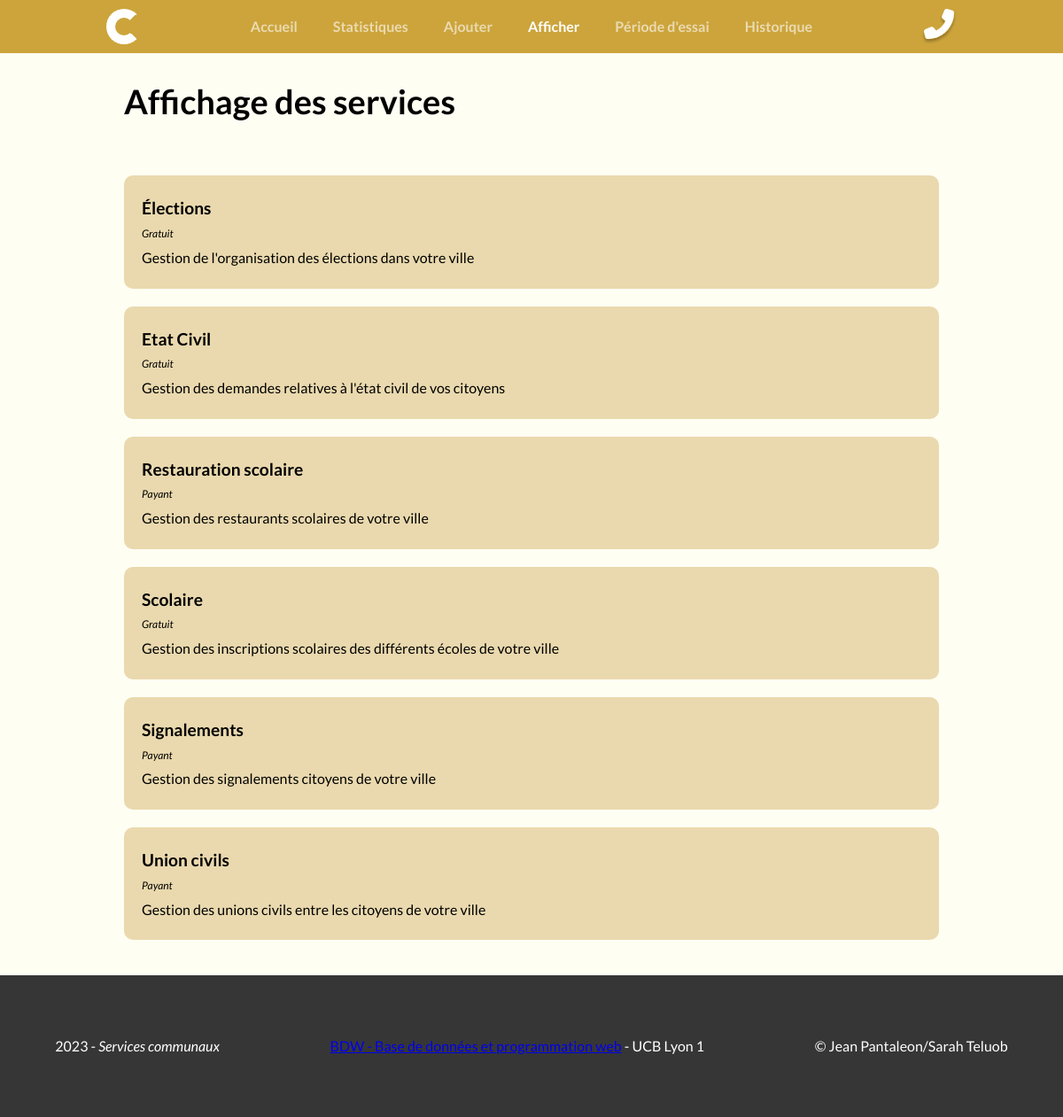
Page /index.php?page=afficher on the committed database.
### tables this page shows
CREATE TABLE Services(
   libellé VARCHAR(50),
   payant_ BOOLEAN,
   descS VARCHAR(100),
   PRIMARY KEY(libellé)
);

### inc/routes.php (called while the page is built, shortened)
<?php
$routes = array(
	'stats' => array('controleur' => 'controleurStats', 'vue' => 'vueStats', 'nom' => 'Statistiques', 'id' => 'stats' ),
	'ajouter' => array('controleur' => 'controleurAjouter', 'vue' => 'vueAjouter', 'nom' => 'Ajouter', 'id' => 'ajouter'),
	'afficher' => array('controleur' => 'controleurAfficher', 'vue' => 'vueAfficher', 'nom' => 'Afficher', 'id' => 'afficher'),
	'periodeessai' => array('controleur' => 'controleurPeriodeEssai', 'vue' => 'vuePeriodeEssai', 'nom' => 'Période d\'essai', 'id' => 'periodeessai'),
	'historique' => array('controleur' => 'controleurHistorique', 'vue' => 'vueHistorique', 'nom' => 'Historique', 'id' => 'historique'),
);
?>

### modele/modele.php (called while the page is built, shortened)
<?php
function recupInstances($connexion, $nomTable) {
	$requete = "SELECT * FROM $nomTable";
	$res = mysqli_query($connexion, $requete);
	$instances = mysqli_fetch_all($res, MYSQLI_ASSOC);
	return $instances;
}
?>

### controleurs/controleurAfficher.php (called while the page is built, shortened)
<?php
$services = recupInstances($connexion, "Services");
?>

### inc/includes.php (called while the page is built, shortened)
<?php
$nomSite = "Services communaux";
?>

### vues/vueAfficher.php (the view)
<h2>Affichage des services</h2>
<?php if(isset($message)) { ?>
	<p class="Erreur"><?= $message ?></p>
<?php } else {
	foreach($services as $service) { ?>
	<div class="service card">
		<div class="nomservice">
			<h4><?= $service["libellé"] ?></h4>
			<p class="acces"><?= ($service["payant_"]==1?"Payant":"Gratuit") ?></p>
		</div>
		<p class="desc"><?= $service["descS"]?></p>
	</div>
<?php
	}
	}
?>

### index.php (shortened to what this page needs)
<?php
require('inc/routes.php');
require('inc/includes.php');
require_once('modele/modele.php');
?>
<!DOCTYPE html>
<html onload="test()">
<head>
</head>
<body>
    <?php include($pathHeader); ?>
	<main>
		<?php
		$controleur = $controleurAccueil;
		$vue = $vueAccueil;
		if(isset($_GET['page'])) {
			$nomPage = $_GET['page'];
			if(isset($routes[$nomPage])) {
				$controleur = $routes[$nomPage]['controleur'];
				$vue = $routes[$nomPage]['vue'];
			} else {
				$nomPage = 'Acceuil';
			}
		}
		include('controleurs/' . $controleur . '.php');
		include('vues/' . $vue . '.php');
		?>
	</main>
    <?php include($pathFooter); ?>
</body>
</html>

### static/header.php (shortened to what this page needs)
<header>
	<div class="logo"><a href="index.php"></a></div>
	<div class="navbar">
		<nav>
			<ul>
				<?php
				if(isset($_GET['page'])) {
					$nomPage = $_GET['page'];
					if(isset($routes[$nomPage])) {
						echo '<li><a href="index.php">Accueil</a></li>';
						foreach($routes as $page){
							if($page['id'] == $nomPage) {
								echo '<li><a href="index.php?page='.$page['id'].'" class="currentpage">'.$page['nom'].'</a></li>';
							} else {
								echo '<li><a href="index.php?page='.$page['id'].'">'.$page['nom'].'</a></li>';
							}
						}
					} else {
						echo '<li><a href="index.php" class="currentpage">'.$page['nom'].'</a></li>';
						foreach($routes as $page){
							echo '<li><a href="index.php?page='.$page['id'].'">'.$page['nom'].'</a></li>';
						}
					}
				} else {
					echo '<li><a href="index.php" class="currentpage">Accueil</a></li>';
					foreach($routes as $page){
						echo '<li><a href="index.php?page='.$page['id'].'">'.$page['nom'].'</a></li>';
					}
				}
				?>
			</ul>
		</nav>
	</div>
	<a href="http://jean.pipantal.eu.org" class="contact">
	</a>
</header>

### static/footer.php
<footer>
	<span><?php print date("Y"); ?> - <em><?= $nomSite ?></em></span>
	<div class="credits">
		<span class="ue"><a href="https://perso.liris.cnrs.fr/fabien.duchateau/bdw" target="_blank" alt="Page BDW1">BDW - Base de données et programmation web</a> - UCB Lyon 1</span>
	</div>
	<span> © Jean Pantaleon/Sarah Teluob</span>
</footer>

### rows in the picture
services: libellé "Élections", payant_ "Gratuit", descS "Gestion de l'organisation des élections dans votre ville"
services: libellé "Etat Civil", payant_ "Gratuit", descS "Gestion des demandes relatives à l'état civil de vos citoyens"
services: libellé "Restauration scolaire", payant_ "Payant", descS "Gestion des restaurants scolaires de votre ville"
services: libellé "Scolaire", payant_ "Gratuit", descS "Gestion des inscriptions scolaires des différents écoles de votre ville"
services: libellé "Signalements", payant_ "Payant", descS "Gestion des signalements citoyens de votre ville"
services: libellé "Union civils", payant_ "Payant", descS "Gestion des unions civils entre les citoyens de votre ville"

### other values in the picture
$page['nom'] "Statistiques"
$page['nom'] "Ajouter"
$page['nom'] "Afficher"
$page['nom'] "Période d'essai"
$page['nom'] "Historique"
$nomSite "Services communaux"
